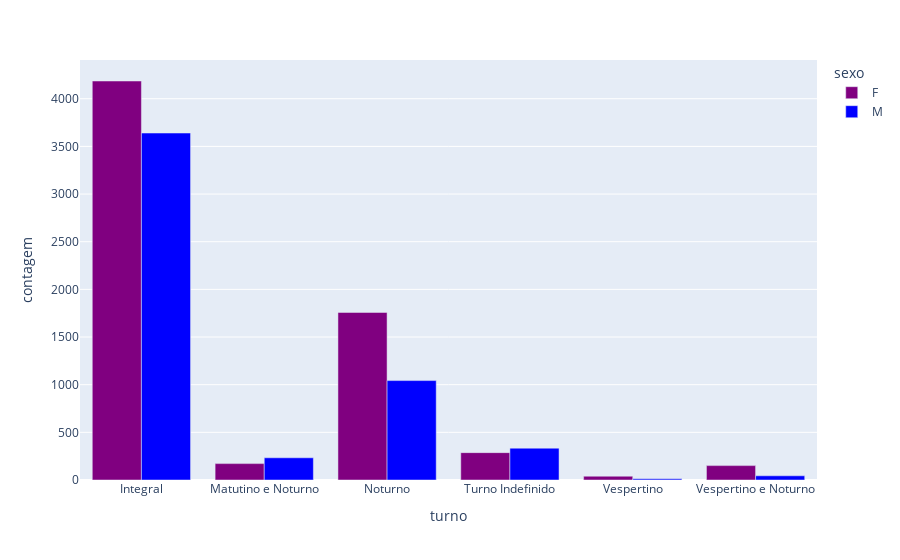

The code cell stored with this chart in its notebook:
### Code cell
import plotly.express as px 

grafico = px.bar(distribuicao, x='turno', y='contagem',color='sexo',barmode='group',
                  color_discrete_sequence=['purple', 'blue'])

display(grafico)

### Figure 1 — Plotly figure (JSON) as saved in the notebook; plotly's stock layout.template omitted (floating-point values rounded to 4 significant figures)
{"data": [{"alignmentgroup": "True", "hovertemplate": "sexo=F<br>turno=%{x}<br>contagem=%{y}<extra></extra>", "legendgroup": "F", "marker": {"color": "purple", "pattern": {"shape": ""}}, "name": "F", "offsetgroup": "F", "orientation": "v", "showlegend": true, "textposition": "auto", "type": "bar", "x": ["Integral", "Matutino e Noturno", "Noturno", "Turno Indefinido", "Vespertino", "Vespertino e Noturno"], "xaxis": "x", "y": [4186, 172, 1758, 287, 40, 151], "yaxis": "y"}, {"alignmentgroup": "True", "hovertemplate": "sexo=M<br>turno=%{x}<br>contagem=%{y}<extra></extra>", "legendgroup": "M", "marker": {"color": "blue", "pattern": {"shape": ""}}, "name": "M", "offsetgroup": "M", "orientation": "v", "showlegend": true, "textposition": "auto", "type": "bar", "x": ["Integral", "Matutino e Noturno", "Noturno", "Turno Indefinido", "Vespertino", "Vespertino e Noturno"], "xaxis": "x", "y": [3640, 233, 1043, 334, 12, 44], "yaxis": "y"}], "layout": {"barmode": "group", "legend": {"title": {"text": "sexo"}, "tracegroupgap": 0}, "margin": {"t": 60}, "xaxis": {"anchor": "y", "domain": [0, 1], "title": {"text": "turno"}}, "yaxis": {"anchor": "x", "domain": [0, 1], "title": {"text": "contagem"}}}}
